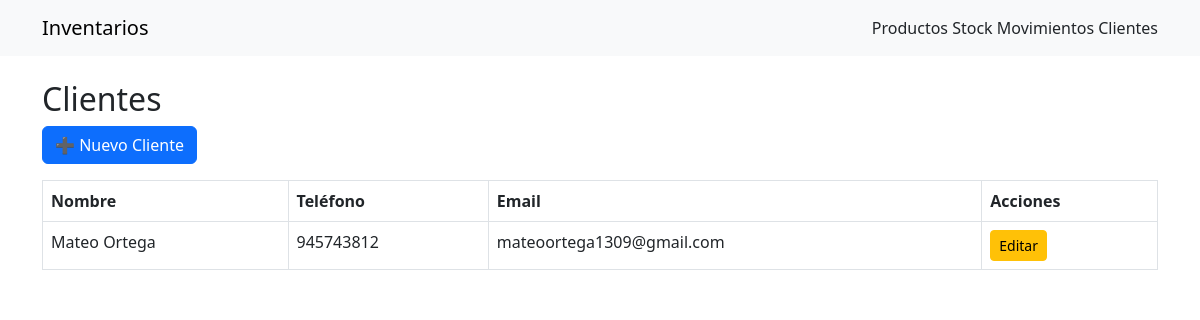
The app's page /clients with its own data.
### app.py (models this page shows)
class Client(db.Model):
    id = db.Column(db.Integer, primary_key=True)
    name = db.Column(db.String(100), nullable=False)
    phone = db.Column(db.String(50))
    email = db.Column(db.String(100))
    created_at = db.Column(db.DateTime, default=datetime.utcnow)

### app.py (the view)
@app.route('/clients')
def clients():
    clients = Client.query.order_by(Client.name).all()
    return render_template('clients.html', clients=clients)

### templates/clients.html
{% extends "base.html" %}
{% block content %}
<h2>Clientes</h2>
<a href="{{ url_for('new_client') }}" class="btn btn-primary mb-3">➕ Nuevo Cliente</a>
<table class="table table-bordered">
    <thead>
        <tr>
            <th>Nombre</th>
            <th>Teléfono</th>
            <th>Email</th>
            <th>Acciones</th>
        </tr>
    </thead>
    <tbody>
    {% for client in clients %}
        <tr>
            <td>{{ client.name }}</td>
            <td>{{ client.phone or '-' }}</td>
            <td>{{ client.email or '-' }}</td>
            <td>
                <a href="{{ url_for('edit_client', client_id=client.id) }}" class="btn btn-sm btn-warning">Editar</a>
            </td>
        </tr>
    {% else %}
        <tr><td colspan="4" class="text-center">No hay clientes registrados</td></tr>
    {% endfor %}
    </tbody>
</table>
{% endblock %}

### records on screen
Client: name "Mateo Ortega", phone "945743812", email "mateoortega1309@gmail.com"
